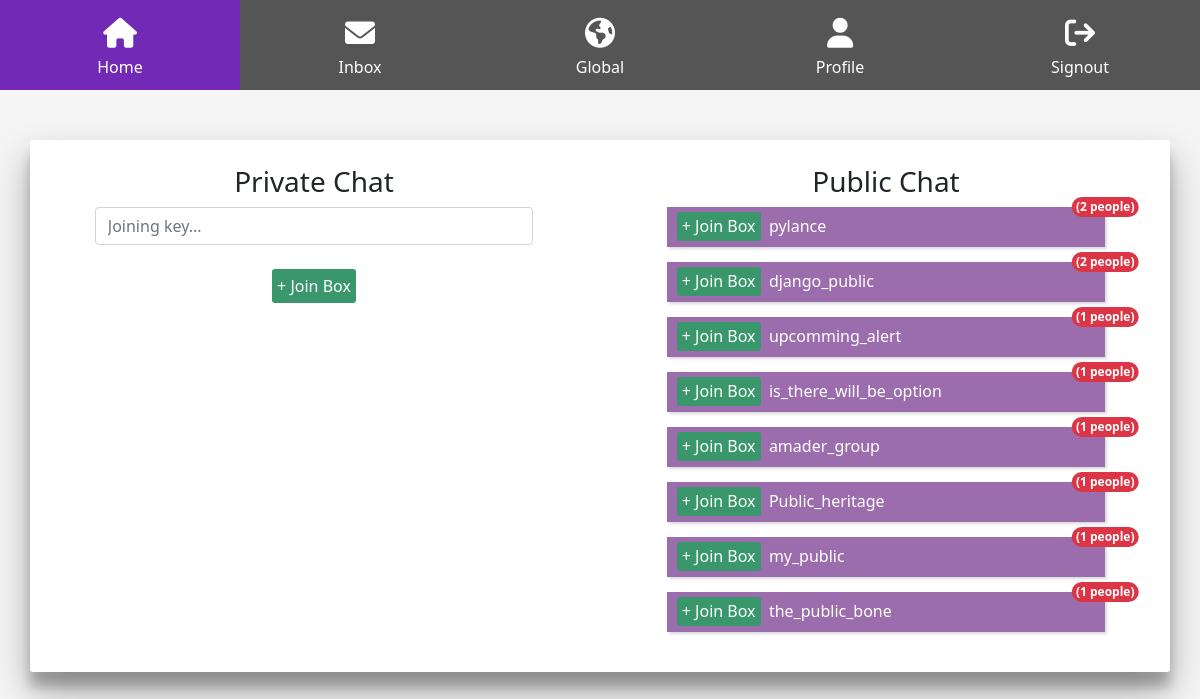
The app's page /chat/global/ (signed in) with its own data.
### chat/models.py (models this page shows, shortened)
class ChatRoom(models.Model):
     name = models.CharField(max_length=255,unique=True, blank=False)
     users = models.ManyToManyField(settings.AUTH_USER_MODEL, blank=True, help_text="users who are connected to the chat")
     mode = models.BooleanField(default=False)
     key = models.CharField(max_length=100,unique=True,blank=True)

### chat/views.py (the view, shortened to what this page needs)
# urls.py: path('global/',views.Global.as_view(), name='global'),
class Global(LoginRequiredMixin, View):
     def get(self,request,*args, **kwargs):
          c_user = request.user
          public_rooms = ChatRoom.objects.filter(mode=False).exclude(users__username=c_user)
          return render(request, 'global.html', context={'pu_rooms':public_rooms})

### chat/templates/global.html (shortened to what this page needs)
{% extends 'base.html' %}
{% load static %}
{% block body_block %}
<div class="app-box container">
     <div class="row">
          <div class="col-md-6">
               <center>
               <h3>Private Chat</h3>
               <form style="width: 80%;" method="POST">
                    <input type="text" class="form-control" name="key" placeholder="Joining key..."><br>
                    <button type="submit" class="btn join-button">+ Join Box</button>
               </form>
               </center>
          </div>
          <div class="col-md-6">
               <center>
               <h3>Public Chat</h3>
               <div class="room_list">
                    {% for room in pu_rooms %}
                    <h6 class="d-flex align-items-center justify-content-left position-relative"><a href="{% url 'chat:join_box' room_name=room.name %}" class="join-button">+ Join Box</a> &nbsp; {{room.name}}<span class="position-absolute top-0 start-100 translate-middle badge rounded-pill bg-danger p-1">({{room.users.count}} people)</span></h6>
                    {% endfor %}
               </div>
               </center>
          </div>
     </div>
</div>
{% endblock %}

### static/css/style.css (style rules this page uses)
body { background-color: #f5f5f5; }
.app-box { width: 100vw; margin: 50px auto; padding: 25px 10px; background-color: #ffffff; border-radius: 3px; text-align: center; box-shadow: 0 19px 38px rgba(0,0,0,0.30), 0 15px 12px rgba(0, 0, 0, 0.22); }
.room_list h6 { height: 40px; width: 80%; background-color: rgb(156, 109, 173);padding: 10px; box-shadow: rgba(0, 0, 0, 0.15) 1.95px 1.95px 2.6px; color: white; margin-bottom: 15px; }
.room_list a { text-decoration: none; }
.join-button { background-color: #39976b; padding: 5px; color: white; border: none; border-radius:3px ; }

### records on screen
ChatRoom: name "pylance", users.count "2"
ChatRoom: name "django_public", users.count "2"
ChatRoom: name "upcomming_alert", users.count "1"
ChatRoom: name "is_there_will_be_option", users.count "1"
ChatRoom: name "amader_group", users.count "1"
ChatRoom: name "Public_heritage", users.count "1"
ChatRoom: name "my_public", users.count "1"
ChatRoom: name "the_public_bone", users.count "1"
